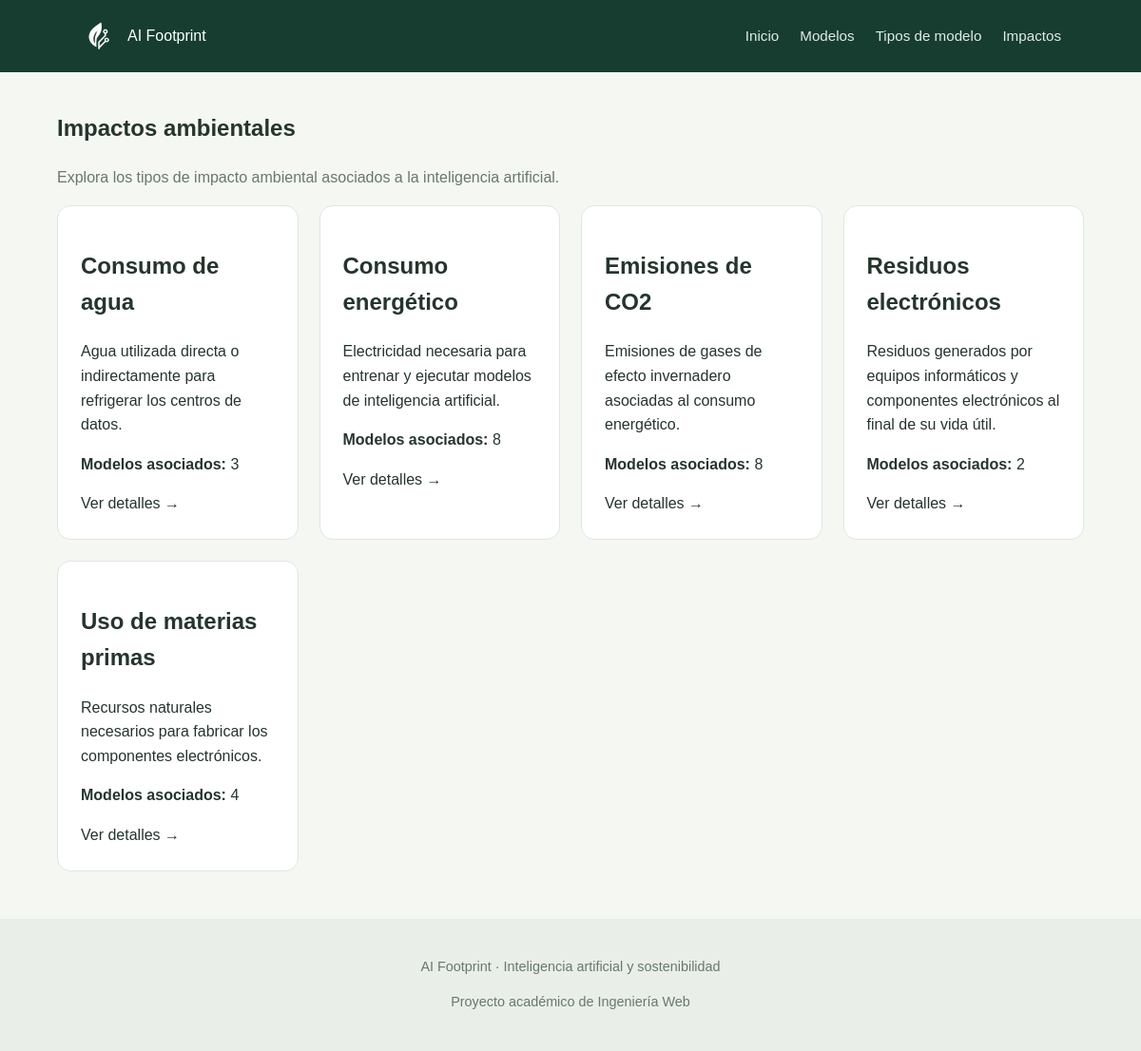
The page /impactos/ on the database its author committed.
### appAIFootprint/models.py (models this page shows, shortened)
class ImpactoAmbiental(models.Model):
    nombre = models.CharField(max_length=100)
    descripcion = models.TextField()

### appAIFootprint/views.py (the view)
# urls.py: path('impactos/', views.index_impactos, name='lista_impactos'),
def index_impactos(request):
    impactos = ImpactoAmbiental.objects.order_by('nombre')
    context = {'lista_impactos': impactos}
    return render(request, 'index_impactos.html', context)

### appAIFootprint/templates/index_impactos.html (shortened to what this page needs)
{% extends "base.html" %}
{% block content %}
<section>
    <h1>Impactos ambientales</h1>
    <p class="texto-secundario">
        Explora los tipos de impacto ambiental asociados a la inteligencia artificial.
    </p>
    <div class="grid">
        {% for impacto in lista_impactos %}
            <article class="tarjeta">
                <h2>{{ impacto.nombre }}</h2>
                <p>{{ impacto.descripcion|truncatewords:24 }}</p>
                <p><strong>Modelos asociados:</strong> {{ impacto.modelos.count }}</p>
                <a href="{% url 'detalle_impacto' impacto.pk %}">
                    Ver detalles →
                </a>
            </article>
        {% empty %}
            <p>Todavía no hay impactos registrados.</p>
        {% endfor %}
    </div>
</section>
{% endblock %}

### static/css/estilos.css (style rules this page uses)
:root { --verde-oscuro: #173d30; --verde: #32734b; --verde-claro: #dcecdf; --fondo: #f5f7f3; --blanco: #ffffff; --texto: #25352d; --texto-secundario: #68786d; --borde: #dfe7df; }
* { box-sizing: border-box; }
body { margin: 0; font-family: Arial, Helvetica, sans-serif; background: var(--fondo); color: var(--texto); line-height: 1.6; }
a { color: inherit; text-decoration: none; }
.grid { display: grid; grid-template-columns: repeat(auto-fit, minmax(min(100%, 240px), 1fr)); gap: 22px; }
.tarjeta { background: var(--blanco); padding: 24px; border: 1px solid var(--borde); border-radius: 14px; transition: transform 0.2s, box-shadow 0.2s; }
.texto-secundario { color: var(--texto-secundario); }

### rows shown on the page
ImpactoAmbiental: nombre "Consumo de agua", descripcion "Agua utilizada directa o indirectamente para refrigerar los centros de datos.", modelos.count "3"
ImpactoAmbiental: nombre "Consumo energético", descripcion "Electricidad necesaria para entrenar y ejecutar modelos de inteligencia artificial.", modelos.count "8"
ImpactoAmbiental: nombre "Emisiones de CO2", descripcion "Emisiones de gases de efecto invernadero asociadas al consumo energético.", modelos.count "8"
ImpactoAmbiental: nombre "Residuos electrónicos", descripcion "Residuos generados por equipos informáticos y componentes electrónicos al final de su vida útil.", modelos.count "2"
ImpactoAmbiental: nombre "Uso de materias primas", descripcion "Recursos naturales necesarios para fabricar los componentes electrónicos.", modelos.count "4"
